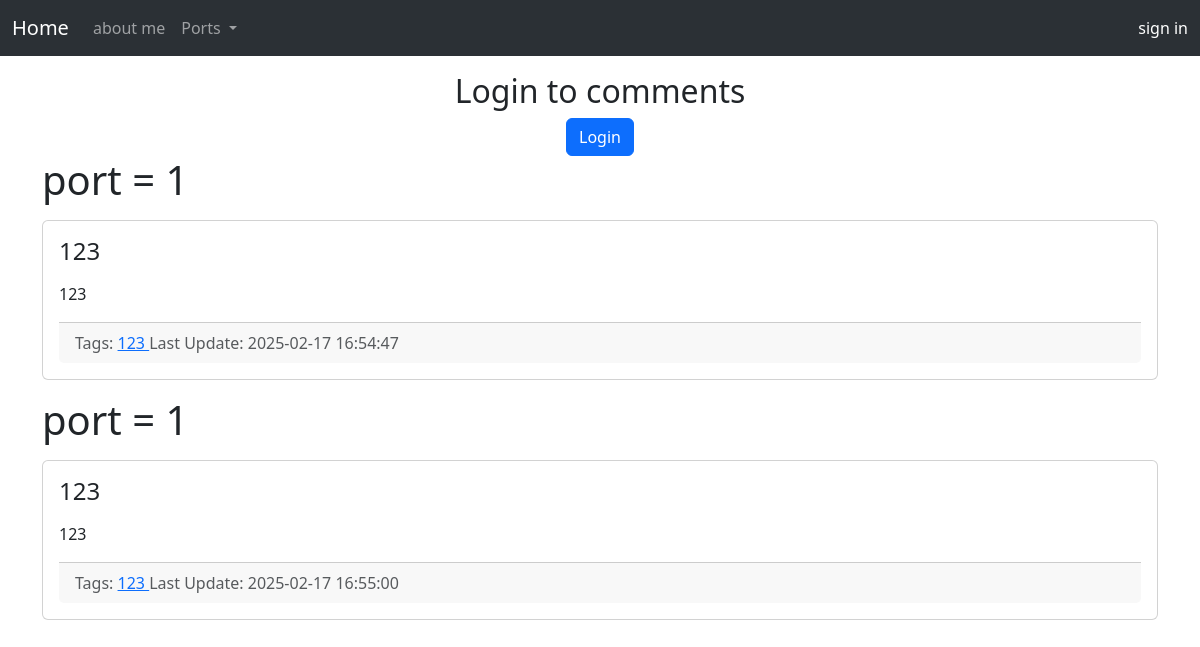
Before: /port_1 with the older database file.
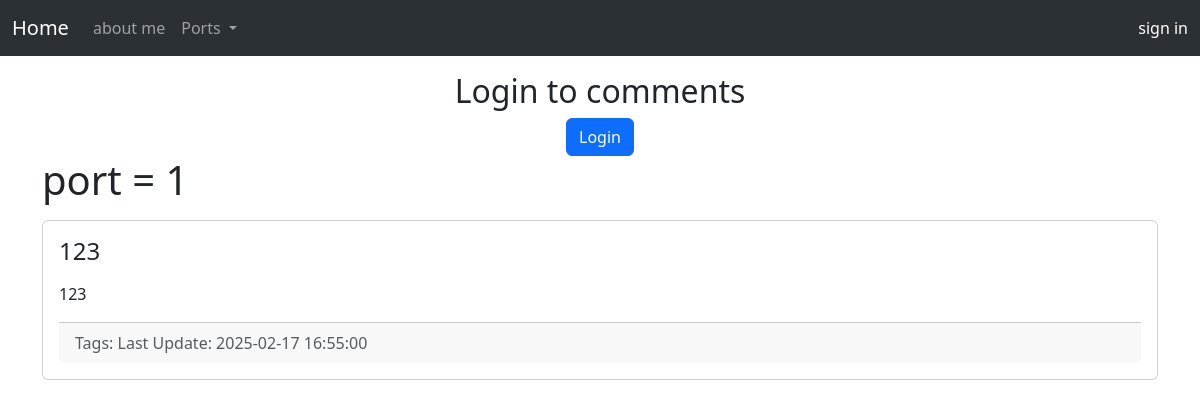
After: the same page with the newer database file.
### port_web/models/models.py (models this page shows)
class Note(db.Model):
    __tablename__ = "notes"
    id: Mapped[int] = mapped_column(sa.Integer, primary_key=True)
    title: Mapped[str] = mapped_column(sa.String, nullable=False)
    description: Mapped[str] = mapped_column(sa.Text)
    tags: Mapped[list[Tag]] = relationship(secondary=note_tag_m2m)
    create_date = mapped_column(sa.DateTime(timezone=True), server_default=func.now())
    update_date = mapped_column(sa.DateTime(timezone=True), server_default=func.now())
    portfolio_id: Mapped[int] = mapped_column(sa.Integer, nullable=True)

class Tag(db.Model):
    __tablename__ = "tags"
    id: Mapped[int] = mapped_column(sa.Integer, primary_key=True)
    name: Mapped[str] = mapped_column(sa.String, nullable=False)
    created_date = mapped_column(sa.DateTime(timezone=True), server_default=func.now())

### port_web/portapp.py (the view)
@app.route("/port_1")
def port_1():
    db = models.db
    notes = db.session.execute(db.select(models.Note).order_by(models.Note.title)).scalars()
    return flask.render_template("port_1.html", notes=notes)

### port_web/templates/port_1.html (shortened to what this page needs)
{% extends 'base.html'%}
{% block body %}
<ul class="nav justify-content-center" style="padding-top: 1em;">
    <li class="nav-item">
        {% if not current_user.is_authenticated %}
            <h2>Login to comments</h2>
            <div class="d-flex justify-content-center">
                <a class="btn btn-primary " href="{{ url_for('login', port_id = 1)}}">
                    Login
                </a>
            </div>
        {% else %}
            <a class="btn btn-primary" href="{{ url_for('create_note', port_id = 1) }}">
                Create
            </a>
        {% endif %}
    </li>
</ul>
{% for note in notes %}
{% if note.portfolio_id == 1 %}
    <h1>port = {{ note.portfolio_id }}</h1>
    <div class="card my-3">
        <div class="card-body">
            <h4 class="card-title">{{ note.title }}</h4>
            <div class="card-text my-3">
                {{ note.description }}
            </div>
            <div class="card-footer text-muted">
                Tags:
                {% for t in note.tags %}
                    <a href="{{ url_for('tags_view', tag_name=t.name) }}">
                        {{t.name}}
                    </a>
                {% endfor %}
                Last Update: {{ note.update_date }}
            </div>
        </div>
    </div>
{% endif %}
{% endfor %}
{% endblock %}

Changed rows visible on the page:
removed Note: portfolio_id "1", title "123", description "123", update_date "2025-02-17 16:54:47"
no longer on this page (row edited): Tag: name "123"
